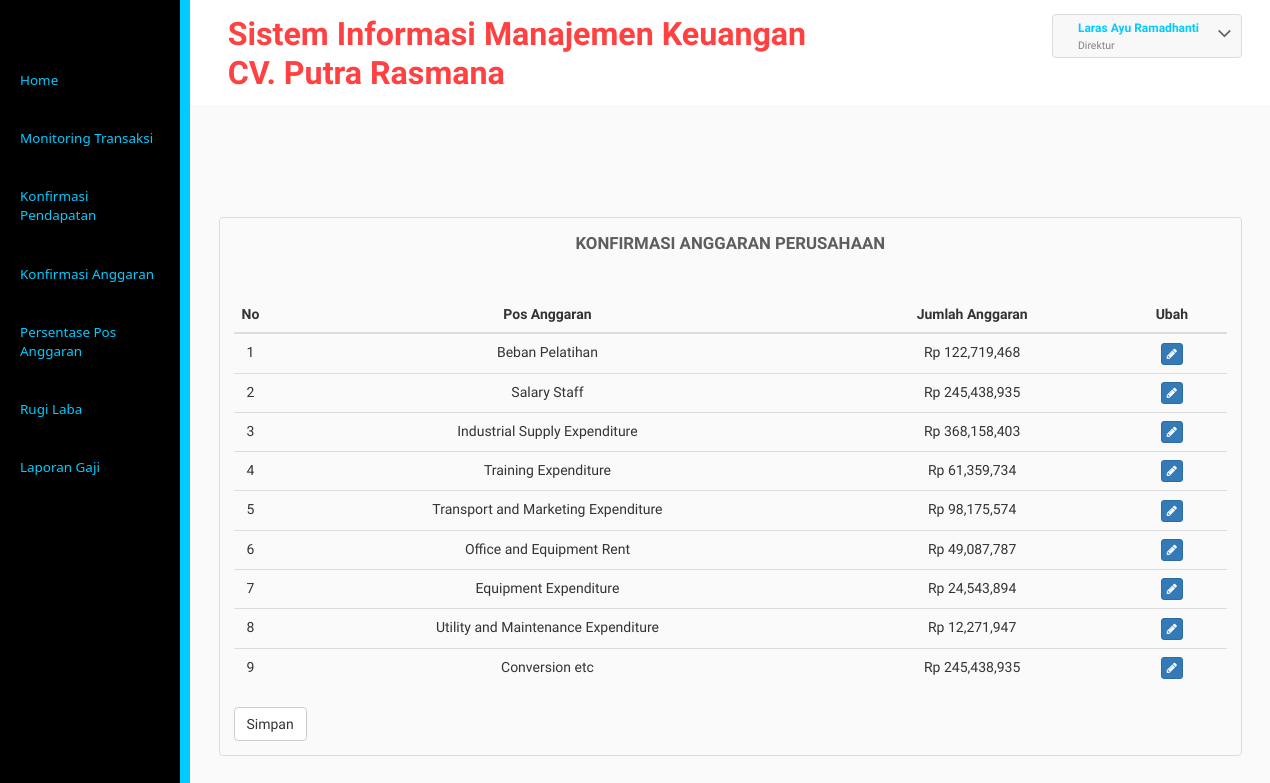
/direktur/kanggaranbiaya.php (signed in), run on an earlier commit of the app's database.
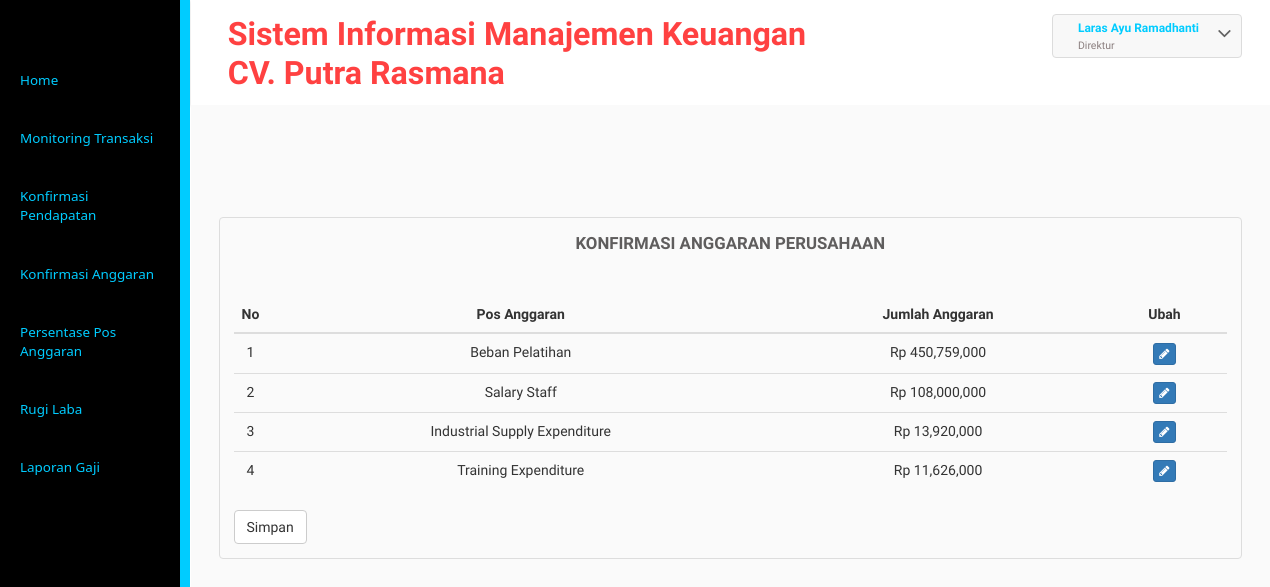
And on a later commit of the database.
### tables this page shows
CREATE TABLE `detailanggaran` (
  `kd_anggaranperusahaan` varchar(25) NOT NULL,
  `kd_jenisanggaran` varchar(25) NOT NULL,
  `jumlahanggaranperusahaan` int(11) NOT NULL
);

CREATE TABLE `jenisanggaran` (
  `kd_jenisanggaran` varchar(25) NOT NULL,
  `jenisanggaran` varchar(50) NOT NULL
);

### direktur/kanggaranbiaya.php (the view, shortened to what this page needs)
<?php
include("libfunc.php");
include("../libfunc.php");
$link=koneksidb();
if(($_SESSION['logadm']==true) && ($_SESSION['useradm']!="")){
?>
    <div class="inner-block">
      <div class="table-agile-info">
  <div class="panel panel-default">
  <?php
    $sql4="SELECT * FROM anggaranperusahaan WHERE kd_anggaranperusahaan LIKE '%2018%'";
    $res4=mysqli_query($link,$sql4);
    $hass=mysqli_num_rows($res4);
    if($hass>0){
   ?>
    <div class="chit-chat-heading">
      Konfirmasi Anggaran Perusahaan
    </div>
    <div class="table-responsive">
      <table class="table table-hover">
        <thead>
          <tr>
            <th style="width:20px;"><center>No</center></th>
            <th><center>Pos Anggaran</center></th>
            <th><center>Jumlah Anggaran</center></th>
            <th><center>Ubah</center></th>
          </tr>
        </thead>
        <tbody>
          <?php
          $sql1="SELECT *, dp.kd_anggaranperusahaan AS kd_anggaranperusahaan FROM detailanggaran dp INNER JOIN jenisanggaran jr ON dp.kd_jenisanggaran=jr.kd_jenisanggaran INNER JOIN anggaranperusahaan pa ON dp.kd_anggaranperusahaan=pa.kd_anggaranperusahaan WHERE dp.kd_anggaranperusahaan LIKE '%2018%'";
          $res1=mysqli_query($link,$sql1);
          $i=1;
          while($data1=mysqli_fetch_array($res1)){
          ?>
          <tr>
            <td><center><?php echo $i;?></center></td>
            <td><center><?php echo $data1['jenisanggaran'];?></center></td>
            <td><center><?php echo "Rp ".number_format($data1['jumlahanggaranperusahaan']);?></center></td>
            <td><center>
              <?php
                if($data1['status']=='Y'){
                  echo "Data Telah Disimpan";
                }else{
               ?>
              <a class="logout" data-toggle="modal" href="#myModala<?php echo $i;?>"><button class="btn btn-primary btn-xs"><i class="fa fa-pencil"></i></button></a>
              <?php } ?>
            </center></td>
          </tr>
          <?php
          $i++;
          }
          ?>
        </tbody>
      </table>
      <br>
      <?php
        $sql2="SELECT *, dp.kd_anggaranperusahaan AS kd_anggaranperusahaan FROM detailanggaran dp INNER JOIN jenisanggaran jr ON dp.kd_jenisanggaran=jr.kd_jenisanggaran INNER JOIN anggaranperusahaan pa ON dp.kd_anggaranperusahaan=pa.kd_anggaranperusahaan WHERE dp.kd_anggaranperusahaan LIKE '%2018%'";
        $res2=mysqli_query($link,$sql2);
        $data2=mysqli_fetch_array($res2);
        if($data2['status']=='T'){
          ?>
          <form method="post" action="pkanggaran.php">
            <input type="submit" value="Simpan" name="submit" class="btn btn-default">
          </form>
          <?php
        }else{
          echo " ";
        }
       ?>
    </div>
    <?php
      }else{
        ?>
            <div class="chit-chat-heading">
              <center>Data Anggaran Belum Disimpan
            </div>
        <?php
      }
     ?>
  </div>
</div>
</div>
</div>
</div>
<?php
}else{
  header("Location: ../masuk.php");
}
?>

What changed in the data, as far as the page shows it:
removed detailanggaran: kd_jenisanggaran.jenisanggaran "Transport and Marketing Expenditure", jumlahanggaranperusahaan "98,175,574"
removed detailanggaran: kd_jenisanggaran.jenisanggaran "Office and Equipment Rent", jumlahanggaranperusahaan "49,087,787"
removed detailanggaran: kd_jenisanggaran.jenisanggaran "Equipment Expenditure", jumlahanggaranperusahaan "24,543,894"
removed detailanggaran: kd_jenisanggaran.jenisanggaran "Utility and Maintenance Expenditure", jumlahanggaranperusahaan "12,271,947"
removed detailanggaran: kd_jenisanggaran.jenisanggaran "Conversion etc", jumlahanggaranperusahaan "245,438,935"
changed detailanggaran "Beban Pelatihan": jumlahanggaranperusahaan "122,719,468" → "450,759,000"
changed detailanggaran "Salary Staff": jumlahanggaranperusahaan "245,438,935" → "108,000,000"
changed detailanggaran "Industrial Supply Expenditure": jumlahanggaranperusahaan "368,158,403" → "13,920,000"
changed detailanggaran "Training Expenditure": jumlahanggaranperusahaan "61,359,734" → "11,626,000"
